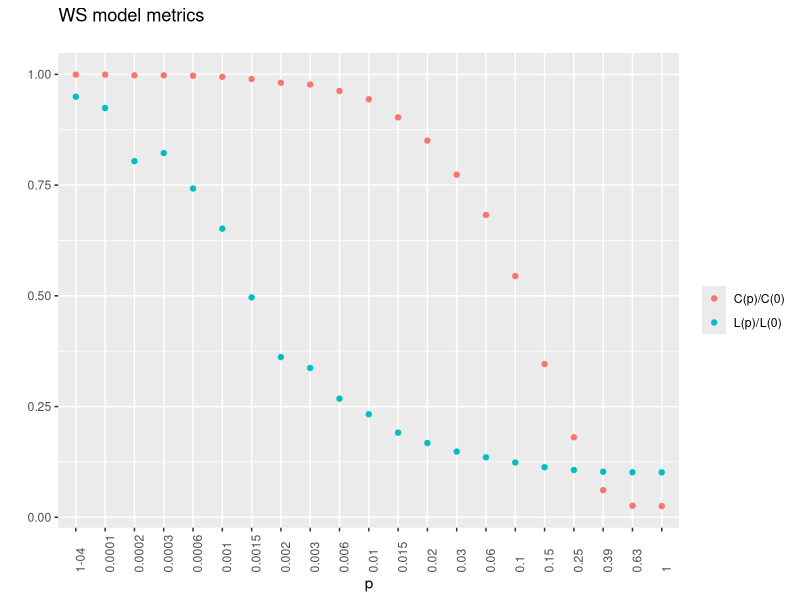

Write R code to recreate this figure.
# install.packages("igraph")
library(igraph)
library(ggplot2)

# Parameters
dim = 1
S = 500
nie = 4

# WS base numbers to normalize 
L_base <- average.path.length(watts.strogatz.game(dim, S, nie, 0))
C_base <- transitivity(watts.strogatz.game(dim, S, nie, 0))


# Function to create random WS graphs and plot transitivity and diameter
ws_generator <- function(dim, S, nie){
  
  x <- 10^(seq(log10(.0001),0,.2))
  iters <- length(x)
  L <- numeric(iters)
  C <- numeric(iters)
  
  # Loop over each p-value
  for(i in 1:iters){
    average_L <- 0
    average_C <- 0
    # Generate 100 random graphs 
    for(j in 1:10){
      ws <- watts.strogatz.game(dim,S,nie,x[i])
      average_L <- average_L + average.path.length(ws)
      average_C <- average_C + transitivity(ws)
    }
    L[i] <- (average_L/10)/L_base
    C[i] <- (average_C/10)/C_base
  }
  
   # Plot the data
  x = as.factor(x)
  ws_graph = data.frame(p = x, L, C)
  ggplot(ws_graph, aes(x=p, y=C)) +
    geom_point(data = ws_graph, aes(x=p,y=C, colour="C(p)/C(0)")) +
     geom_point(data = ws_graph, aes(x=p,y=L, colour = "L(p)/L(0)")) +
      labs(title = "WS model metrics\n", x = "p", y = "", color = "\n") +
      theme(axis.text.x=element_text(angle = 90, hjust = 0)) +
      scale_x_discrete(labels = abbreviate)
  
}

ws_generator(dim, S, nie)

# Function to create ER graphs and plot average shortest path

er_generator <- function(){
  
  iters = c(10,50,100,500,1000,10000) #, 200000) #, 400000)
  path <- c()
  
  for(i in iters){
      n = i # Number of vertices of graph
      e = 0.2
      p = ((1+e)*log(n))/n #probability of edge between two arbitrary edges
      er <- erdos.renyi.game(n,p)
      path <- append(path, average.path.length(er))
  }
  
  (path)
}
er_generator()









